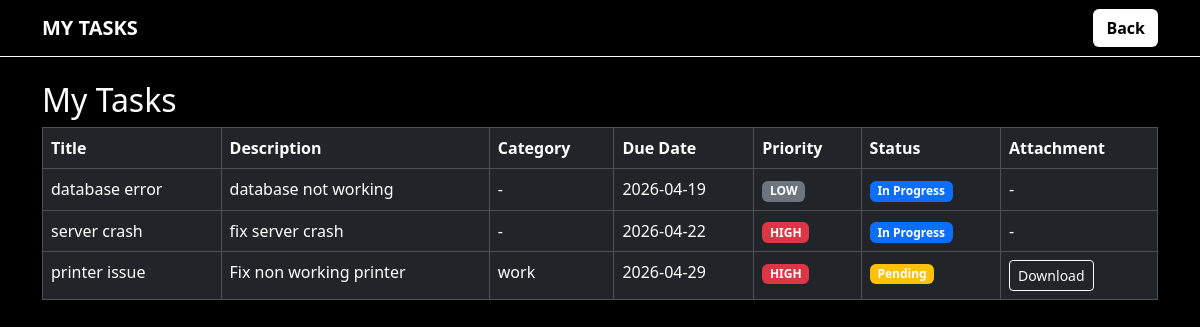
The app's page /my_tasks (signed in), older data.
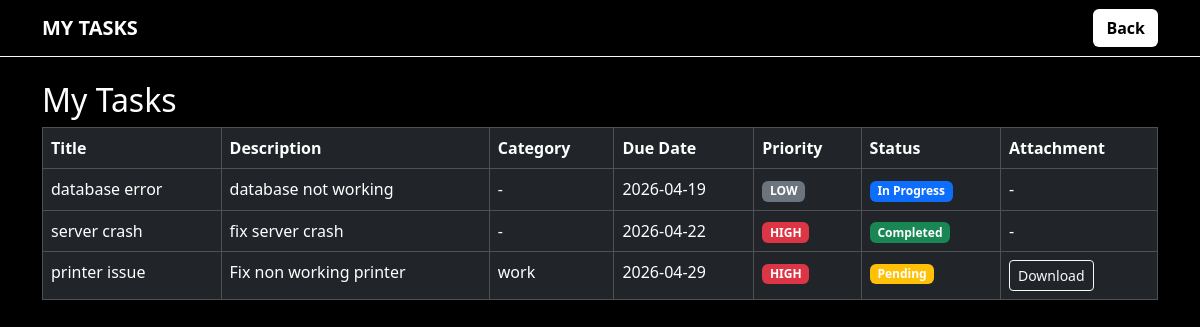
The same page, newer data.
### tables this page shows
CREATE TABLE tasks (
            id INTEGER PRIMARY KEY AUTOINCREMENT,
            title TEXT NOT NULL,
            description TEXT NOT NULL,
            status TEXT DEFAULT 'Pending',
            priority TEXT,
            due_date DATE,
            user_id INTEGER, category TEXT, file_path TEXT,
            FOREIGN KEY (user_id) REFERENCES users(id)

        );

### app.py (the view)
@app.route("/my_tasks")
def my_tasks():
    if 'user_id' not in session:
        return redirect(url_for("login"))
    user_id = session.get('user_id')
    conn = getdb()
    cursor = conn.cursor()
    cursor.execute("SELECT * FROM tasks WHERE user_id = ? ORDER BY priority DESC, due_date ASC", (user_id,))
    tasks = cursor.fetchall()
    conn.close()
    return render_template("my_tasks.html", tasks=tasks)

### app.py (called while the page is built)
@app.after_request
def set_cache_headers(response):
    if response.status_code in [301, 302, 303, 307, 308]:
        response.headers['Cache-Control'] = 'no-store, no-cache, must-revalidate, max-age=0'
        response.headers['Pragma'] = 'no-cache'
        response.headers['Expires'] = '0'
    elif request.endpoint and request.endpoint in ['login', 'register', 'logout', 'user_dashboard', 'admin_dashboard']:
        response.headers['Cache-Control'] = 'no-store, no-cache, must-revalidate, max-age=0, private'
        response.headers['Pragma'] = 'no-cache'
        response.headers['Expires'] = '0'
    elif request.method == 'POST':
        response.headers['Cache-Control'] = 'no-store, no-cache, must-revalidate, max-age=0'
        response.headers['Pragma'] = 'no-cache'
        response.headers['Expires'] = '0'
    return response

def getdb():
    conn = sqlite3.connect(DB_PATH)
    return conn

### templates/my_tasks.html (shortened to what this page needs)
<!DOCTYPE html>
<html>
<head>
    <link href="https://cdn.jsdelivr.net/npm/bootstrap@5.3.2/dist/css/bootstrap.min.css" rel="stylesheet">
</head>
<body>
<nav class="navbar navbar-dark bg-black border-bottom border-light">
    <div class="container">
        <span class="navbar-brand fw-bold">MY TASKS</span>
        <a href="/user_dashboard" class="btn btn-custom">Back</a>
    </div>
</nav>
<div class="container mt-4">
    <h2>My Tasks</h2>
    <table class="table table-dark table-bordered">
        <thead>
            <tr>
                <th>Title</th>
                <th>Description</th>
                <th>Category</th>
                <th>Due Date</th>
                <th>Priority</th>
                <th>Status</th>
                <th>Attachment</th>
            </tr>
        </thead>
        <tbody>
            {% for task in tasks %}
            <tr>
                <td>{{ task[1] }}</td>
                <td>{{ task[2] }}</td>
                <td>{{ task[7] if task[7] else '-' }}</td>
                <td>{{ task[5] }}</td>
                <td>
                    <span class="badge {% if task[4] == 'HIGH' %}bg-danger{% elif task[4] == 'MEDIUM' %}bg-warning{% else %}bg-secondary{% endif %}">
                        {{ task[4] }}
                    </span>
                </td>
                <td>
                    <span class="badge {% if task[3] == 'Completed' %}bg-success{% elif task[3] == 'In Progress' %}bg-primary{% else %}bg-warning{% endif %}">
                        {{ task[3] }}
                    </span>
                </td>
                <td>
                    {% if task[8] %}
                        <a href="/download/{{ task[0] }}" class="btn btn-outline-light btn-sm">Download</a>
                    {% else %}
                        -
                    {% endif %}
                </td>
            </tr>
            {% endfor %}
        </tbody>
    </table>
</div>
</body>
</html>

### templates/my_tasks.html (style rules this page uses)
body { background-color: #000; color: #fff; }
table { color: #fff; }
.btn-custom { background-color: #fff; color: #000; font-weight: bold; }

Row changes from the older to the newer data that the page shows:
changed tasks "server crash": status "In Progress" → "Completed"
